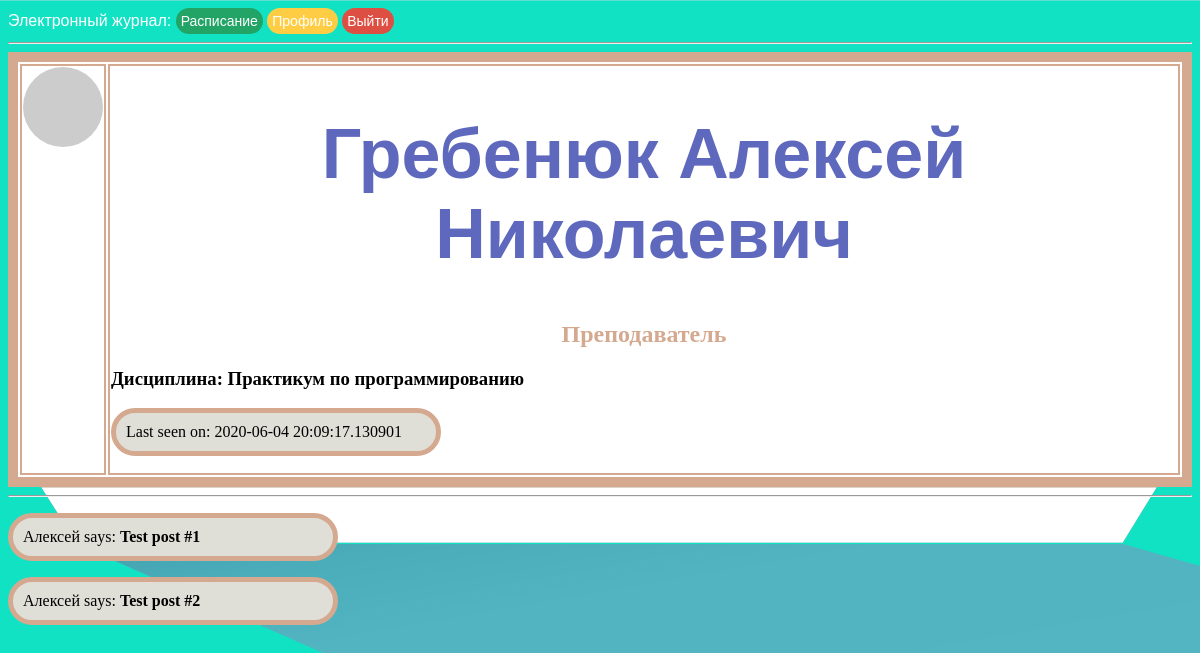
The app's page /user/Алексей_Гребенюк_id-123 (signed in), older data.
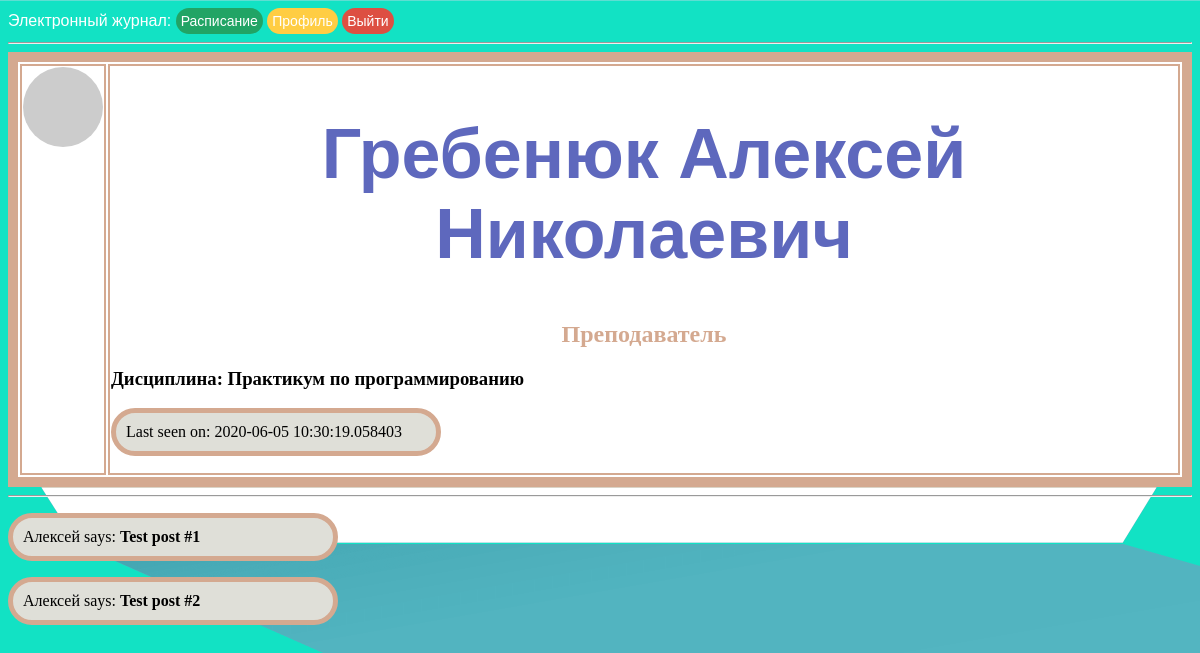
The same page, newer data.
### app/models.py (models this page shows, shortened)
class User(UserMixin, db.Model):
    id = db.Column(db.Integer, primary_key=True)
    priority = db.Column(db.String(64))
    surname = db.Column(db.String(64), index=True)
    name = db.Column(db.String(64), index=True)
    patronymic = db.Column(db.String(64), index=True)
    email = db.Column(db.String(120), index=True, unique=True)
    phone = db.Column(db.Integer, index=True, unique=True)
    groups = db.Column(db.String(60), index=True)
    password_hash = db.Column(db.String(128))
    about_me = db.Column(db.String(140))
    last_seen = db.Column(db.DateTime, default=datetime.today)
    def avatar(self, size):
        digest = md5(self.email.lower().encode('utf-8')).hexdigest()
        return 'https://www.gravatar.com/avatar/{}?d=mp&s={}'.format(digest, size)
    @login.user_loader
    def load_user(id):
        return User.query.get(int(id))

### app/routes.py (the view)
@app.route('/user/<name>_<surname>_id-<id>')
@login_required
def user(name, surname, id):
    user = User.query.filter_by(id=id).first_or_404()
    posts = [
        {'author': user, 'body': 'Test post #1'},
        {'author': user, 'body': 'Test post #2'}
    ]
    return render_template('user.html', user=user, posts=posts, title=f'{surname} {name}')

### app/routes.py (called while the page is built)
@app.before_request
def before_request():
    if current_user.is_authenticated:
        current_user.last_seen = datetime.today()
        db.session.commit()

### app/templates/user.html (shortened to what this page needs)
<!DOCTYPE html>
{% extends "base.html" %}
{% block content %}
    <table class="pofile" style="border:10px solid #d4a990;">
        <tr valign="top">
            <td><img src="{{ user.avatar(128) }}" alt="" class="round"></td>
            <td><h1> {{ user.surname }} {{ user.name }} {{user.patronymic}}</h1>
                <h2>{{ user.priority}}</h2>
                {%if user.priority == "Преподаватель"%}
                    <h3>Дисциплина: {{user.groups}}</h3>
                {%else%}
                    <h3>Группа: {{user.groups}}</h3>
                {%endif%}
                {% if user.last_seen %}<p>Last seen on: {{ user.last_seen }}</p>{% endif %}
            </td>
        </tr>
    </table>
    <hr>
    {% for post in posts %}
    <p>
    {{ post.author.name }} says: <b>{{ post.body }}</b>
    </p>
    {% endfor %}
{% endblock %}

Row changes from the older to the newer data that the page shows:
changed User "Гребенюк": last_seen "2020-06-04 20:09:17.130901" → "2020-06-05 10:30:19.058403"
